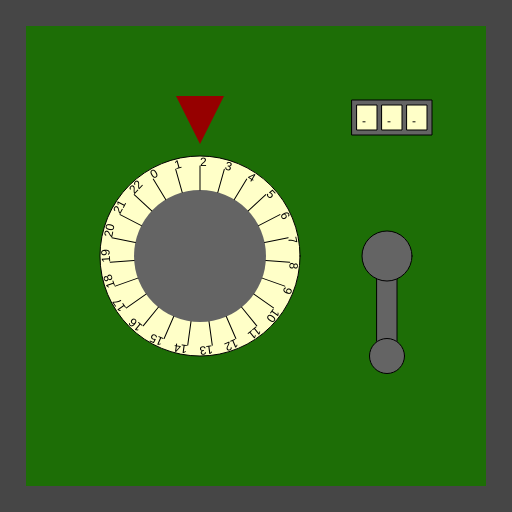
Frame 1 (no input)
Frame 60 (no input): identical to frame 1, image omitted
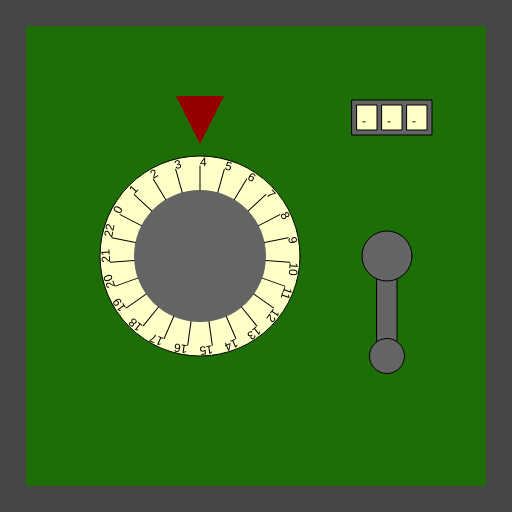
Frame 120 (the mouse pressed at the canvas centre since frame 60)

The p5.js sketch that drew these frames (run headless with seeded random() and noise() and a simulated clock; from frame 60 on, the mouse is pressed at the canvas centre):

// p5.js sketch
// ── sketch.js
/*

Officer: 6680513
CaseNum: 303-1-49940993-6680513

Case 303 - The Case of the Crooked Attorney
Stage 2 - Torvalds' House

This safe is in Torvalds’ home study. Be careful. If you get caught, I don’t know you !

Crack this safe by doing the following:

	Whilst the mouse is moving:
	- Increment CrypticStoreVal0 by 2

	Whilst the mouse is being dragged:
	- Increment CrypticStoreVal1 by 3

	Whilst the mouse is being dragged:
	- Make CrypticStoreVal2 equal to the string "HWF"

	When any key is released:
	- Make CrypticStoreVal2 equal to the string "CFC"



This time you'll need to create the relevant event handlers yourself.

There are many possible ways of investigating this case, but you
should use ONLY the following commands:

	- The assignment operator aka. the equals sign !
	- Incrementing +=
	- Decrementing -=

*/

//declare the variables

var CrypticStoreVal0;
var CrypticStoreVal1;
var CrypticStoreVal2;


function preload()
{
	//IMAGES WILL BE LOADED HERE

}

function setup()
{
	createCanvas(512,512);

	//initialise the variables
	CrypticStoreVal0 = 0;
	CrypticStoreVal1 = 0;
	CrypticStoreVal2 = "";

}

///////////////////EVENT HANDLERS///////////////////

//Create event handlers here to open the safe ...
//Whilst the mouse is moving:
//	- Increment CrypticStoreVal0 by 2
function mouseMoved(){
	CrypticStoreVal0 += 2;
}

//Whilst the mouse is being dragged:
//	- Increment CrypticStoreVal1 by 3
function mouseDragged(){
	CrypticStoreVal1 += 3;
	CrypticStoreVal2 = "HWF";
}

//When any key is released:
//	- Make CrypticStoreVal2 equal to the string "CFC"
function keyReleased(){
	CrypticStoreVal2 = "CFC";
}



///////////////DO NOT CHANGE CODE BELOW THIS POINT///////////////////

function draw()
{

	//Draw the safe door
	background(70);
	noStroke();
	fill(29,110,6);
	rect(26,26,width-52,width-52);

	//Draw the combination dial
	push();
	translate(200,height/2);
	drawDial(200, CrypticStoreVal0, 23);
	pop();

	//Draw the lever
	push();
	translate(width - 125,256);
	drawLever(CrypticStoreVal1);
	pop();

	//Draw the spinner
	push();
	translate(width - 120,100);
	drawSpinner(3, CrypticStoreVal2);
	pop();

}

function drawDial(diameter,num,maxNum)
{
	//the combination lock

	var r = diameter * 0.5;
	var p = r * 0.6;

	stroke(0);
	fill(255,255,200);
	ellipse(0,0,diameter,diameter);
	fill(100);
	noStroke();
	ellipse(0,0,diameter*0.66,diameter*0.66);
	fill(150,0,0);
	triangle(
		-p * 0.4,-r-p,
		p * 0.4,-r-p,
		0,-r-p/5
	);

	noStroke();

	push();
	var inc = 360/maxNum;

	rotate(radians(-num * inc));
	for(var i = 0; i < maxNum; i++)
	{
		push();
		rotate(radians(i * inc));
		stroke(0);
		line(0,-r*0.66,0,-(r-10));
		noStroke();
		fill(0);
		text(i,0,-(r-10));
		pop();
	}

	pop();
}

function drawLever(rot)
{
	push();
	rotate(radians(-rot))
	stroke(0);
	fill(100);
	rect(-10,0,20,100);
	ellipse(0,0,50,50);
	ellipse(0,100,35,35);
	pop();
}

function drawSpinner(numSpinners, val)
{
	var sw = 20;
	var ow = (sw + 5) * numSpinners + 5;
	stroke(0);
	fill(100);
	rect(-ow/2,0,ow,35);
	if(typeof(val) == "number")
	{
		val = floor(val).toString(); //convert to string
	}


	for(var d = numSpinners - val.length; d > 0; d--)
	{
		val = "-" + val;
	}

	for(var i = 0; i < numSpinners; i++)
	{
		stroke(0);
		fill(255,255,200);
		rect(-ow/2 + i * (sw + 5) + 5,5,20,25);
		fill(0);
		noStroke();
		text(val[i],-ow/2 + sw/2 + i * (sw +5),25);
	}

}
